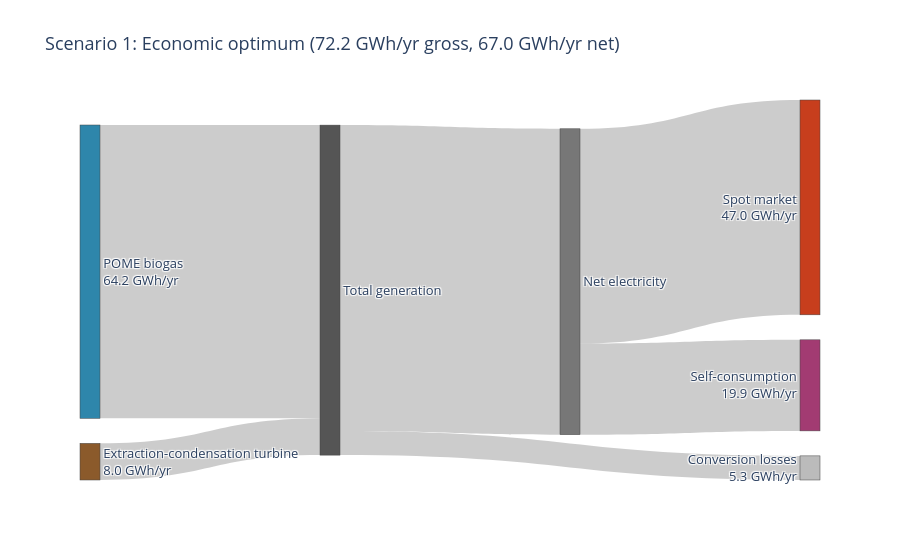
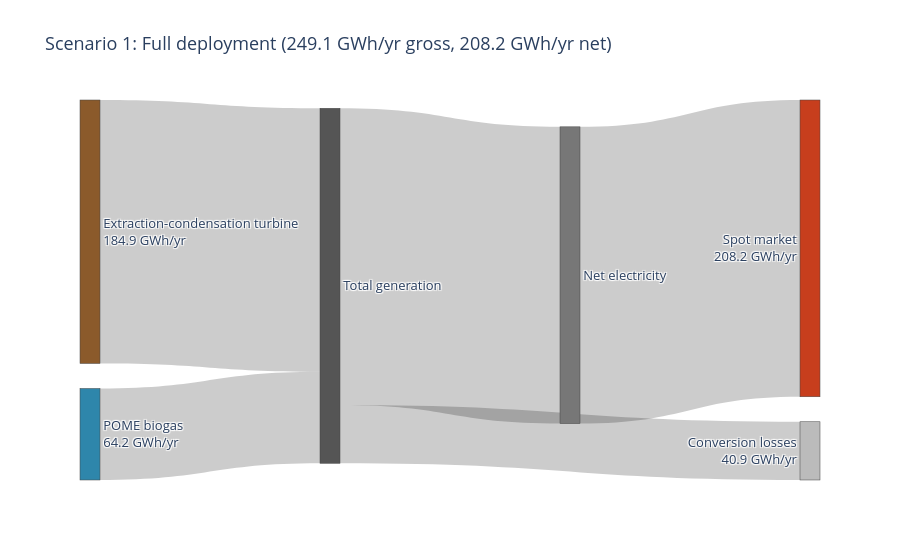

Notebook code for these charts, in order:
### Code cell
# ==========================================================
# Sankey diagrams, Scenario 1 y 2 — REGENERADOS con modelo corregido
# Incluye la etapa de perdidas de conversion (bruta -> neta)
# ==========================================================
def build_sankey_scenario1(m, deployment_label, filename):
    turbine_GWh = sum(pyo.value(m.potencia_turbina_kW[p]) * horas_operacion_anual[p] for p in plantas) / 1e6
    biogas_GWh = sum(pyo.value(m.potencia_biogas_kW[p]) * horas_operacion_anual[p] for p in plantas) / 1e6
    self_consumption_GWh = sum(pyo.value(m.autoconsumo_kW[p]) * horas_operacion_anual[p] for p in plantas) / 1e6
    credit_tier_GWh = sum(pyo.value(m.excedente_permuta_kW[p]) * horas_operacion_anual[p] for p in plantas) / 1e6
    spot_market_GWh = sum(pyo.value(m.excedente_bolsa_kW[p]) * horas_operacion_anual[p] for p in plantas) / 1e6

    total_bruta_GWh = turbine_GWh + biogas_GWh
    net_electricity_GWh = FACTOR_NETO_TURBINA*turbine_GWh + FACTOR_NETO_BIOGAS*biogas_GWh
    losses_GWh = total_bruta_GWh - net_electricity_GWh

    labels = [
        f"Extraction-condensation turbine<br>{turbine_GWh:.1f} GWh/yr",
        f"POME biogas<br>{biogas_GWh:.1f} GWh/yr",
        "Total generation",
        "Net electricity",
        f"Conversion losses<br>{losses_GWh:.1f} GWh/yr",
        f"Self-consumption<br>{self_consumption_GWh:.1f} GWh/yr",
        f"Energy credit tier<br>{credit_tier_GWh:.1f} GWh/yr",
        f"Spot market<br>{spot_market_GWh:.1f} GWh/yr",
    ]
    source = [0, 1, 2, 2, 3, 3, 3]
    target = [2, 2, 3, 4, 5, 6, 7]
    value = [turbine_GWh, biogas_GWh, net_electricity_GWh, losses_GWh,
             self_consumption_GWh, credit_tier_GWh, spot_market_GWh]

    title = f"Scenario 1: {deployment_label} ({total_bruta_GWh:.1f} GWh/yr gross, {net_electricity_GWh:.1f} GWh/yr net)"
    fig = go.Figure(data=[go.Sankey(
        node=dict(pad=25, thickness=20, label=labels,
                   color=["#8B5A2B", "#2E86AB", "#555555", "#777777", "#BBBBBB",
                          "#A23B72", "#F18F01", "#C73E1D"]),
        link=dict(source=source, target=target, value=value)
    )])
    fig.update_layout(title_text=title, font_size=13)
    fig.write_html(filename + ".html")
    fig.write_image(filename + ".png", scale=2)
    fig.show()
    return {"turbine_GWh": turbine_GWh, "biogas_GWh": biogas_GWh,
            "net_electricity_GWh": net_electricity_GWh, "losses_GWh": losses_GWh}

def build_sankey_scenario2(m, deployment_label, filename):
    turbine_GWh = sum(pyo.value(m.potencia_turbina_kW[p]) * horas_operacion_anual[p] for p in plantas) / 1e6
    biogas_GWh = sum(pyo.value(m.potencia_biogas_kW[p]) * horas_operacion_anual[p] for p in plantas) / 1e6
    self_consumption_GWh = sum(pyo.value(m.autoconsumo_kW[p]) * horas_operacion_anual[p] for p in plantas) / 1e6
    credit_tier_GWh = sum(pyo.value(m.excedente_permuta_kW[p]) * horas_operacion_anual[p] for p in plantas) / 1e6
    spot_market_GWh = sum(pyo.value(m.excedente_bolsa_kW[p]) * horas_operacion_anual[p] for p in plantas) / 1e6

    total_bruta_GWh = turbine_GWh + biogas_GWh
    net_electricity_GWh = FACTOR_NETO_TURBINA*turbine_GWh + FACTOR_NETO_BIOGAS*biogas_GWh
    losses_GWh = total_bruta_GWh - net_electricity_GWh

    labels = [
        f"Backpressure turbine<br>{turbine_GWh:.1f} GWh/yr",
        f"POME+EFB biogas<br>{biogas_GWh:.1f} GWh/yr",
        "Total generation",
        "Net electricity",
        f"Conversion losses<br>{losses_GWh:.1f} GWh/yr",
        f"Self-consumption<br>{self_consumption_GWh:.1f} GWh/yr",
        f"Energy credit tier<br>{credit_tier_GWh:.1f} GWh/yr",
        f"Spot market<br>{spot_market_GWh:.1f} GWh/yr",
    ]
    source = [0, 1, 2, 2, 3, 3, 3]
    target = [2, 2, 3, 4, 5, 6, 7]
    value = [turbine_GWh, biogas_GWh, net_electricity_GWh, losses_GWh,
             self_consumption_GWh, credit_tier_GWh, spot_market_GWh]

    title = f"Scenario 2: {deployment_label} ({total_bruta_GWh:.1f} GWh/yr gross, {net_electricity_GWh:.1f} GWh/yr net)"
    fig = go.Figure(data=[go.Sankey(
        node=dict(pad=25, thickness=20, label=labels,
                   color=["#8B5A2B", "#2E86AB", "#555555", "#777777", "#BBBBBB",
                          "#A23B72", "#F18F01", "#C73E1D"]),
        link=dict(source=source, target=target, value=value)
    )])
    fig.update_layout(title_text=title, font_size=13)
    fig.write_html(filename + ".html")
    fig.write_image(filename + ".png", scale=2)
    fig.show()
    return {"turbine_GWh": turbine_GWh, "biogas_GWh": biogas_GWh,
            "net_electricity_GWh": net_electricity_GWh, "losses_GWh": losses_GWh}

# Escenario 1: usa los modelos ya resueltos del payoff table (m1 = optimo economico, m2 = optimo generacion)
r_opt_e1 = build_sankey_scenario1(m1, "Economic optimum", "sankey_scenario1_economic_optimum_v2")
r_full_e1 = build_sankey_scenario1(m2, "Full deployment", "sankey_scenario1_full_deployment_v2")

# Escenario 2: usa los modelos ya resueltos del payoff table de Esc.2
r_opt_e2 = build_sankey_scenario2(m1_e2, "Economic optimum", "sankey_scenario2_economic_optimum_v2")
r_full_e2 = build_sankey_scenario2(m2_e2, "Full deployment", "sankey_scenario2_full_deployment_v2")

print(f"Esc.1 optimo: bruta={r_opt_e1['turbine_GWh']+r_opt_e1['biogas_GWh']:.1f}  neta={r_opt_e1['net_electricity_GWh']:.1f}  perdidas={r_opt_e1['losses_GWh']:.1f}")
print(f"Esc.1 100%:   bruta={r_full_e1['turbine_GWh']+r_full_e1['biogas_GWh']:.1f}  neta={r_full_e1['net_electricity_GWh']:.1f}  perdidas={r_full_e1['losses_GWh']:.1f}")
print(f"Esc.2 optimo: bruta={r_opt_e2['turbine_GWh']+r_opt_e2['biogas_GWh']:.1f}  neta={r_opt_e2['net_electricity_GWh']:.1f}  perdidas={r_opt_e2['losses_GWh']:.1f}")
print(f"Esc.2 100%:   bruta={r_full_e2['turbine_GWh']+r_full_e2['biogas_GWh']:.1f}  neta={r_full_e2['net_electricity_GWh']:.1f}  perdidas={r_full_e2['losses_GWh']:.1f}")

### Figure 1 — Plotly figure (JSON) as saved in the notebook; plotly's stock layout.template omitted (floating-point values rounded to 4 significant figures)
{"data": [{"link": {"source": [0, 1, 2, 2, 3, 3, 3], "target": [2, 2, 3, 4, 5, 6, 7], "value": [8.026, 64.22, 66.96, 5.281, 19.93, 0, 47.03]}, "node": {"color": ["#8B5A2B", "#2E86AB", "#555555", "#777777", "#BBBBBB", "#A23B72", "#F18F01", "#C73E1D"], "label": ["Extraction-condensation turbine<br>8.0 GWh/yr", "POME biogas<br>64.2 GWh/yr", "Total generation", "Net electricity", "Conversion losses<br>5.3 GWh/yr", "Self-consumption<br>19.9 GWh/yr", "Energy credit tier<br>0.0 GWh/yr", "Spot market<br>47.0 GWh/yr"], "pad": 25, "thickness": 20}, "type": "sankey"}], "layout": {"font": {"size": 13}, "title": {"text": "Scenario 1: Economic optimum (72.2 GWh/yr gross, 67.0 GWh/yr net)"}}}

### Figure 2 — Plotly figure (JSON) as saved in the notebook; plotly's stock layout.template omitted (floating-point values rounded to 4 significant figures)
{"data": [{"link": {"source": [0, 1, 2, 2, 3, 3, 3], "target": [2, 2, 3, 4, 5, 6, 7], "value": [184.9, 64.22, 208.2, 40.86, 0, 0, 208.2]}, "node": {"color": ["#8B5A2B", "#2E86AB", "#555555", "#777777", "#BBBBBB", "#A23B72", "#F18F01", "#C73E1D"], "label": ["Extraction-condensation turbine<br>184.9 GWh/yr", "POME biogas<br>64.2 GWh/yr", "Total generation", "Net electricity", "Conversion losses<br>40.9 GWh/yr", "Self-consumption<br>0.0 GWh/yr", "Energy credit tier<br>0.0 GWh/yr", "Spot market<br>208.2 GWh/yr"], "pad": 25, "thickness": 20}, "type": "sankey"}], "layout": {"font": {"size": 13}, "title": {"text": "Scenario 1: Full deployment (249.1 GWh/yr gross, 208.2 GWh/yr net)"}}}
